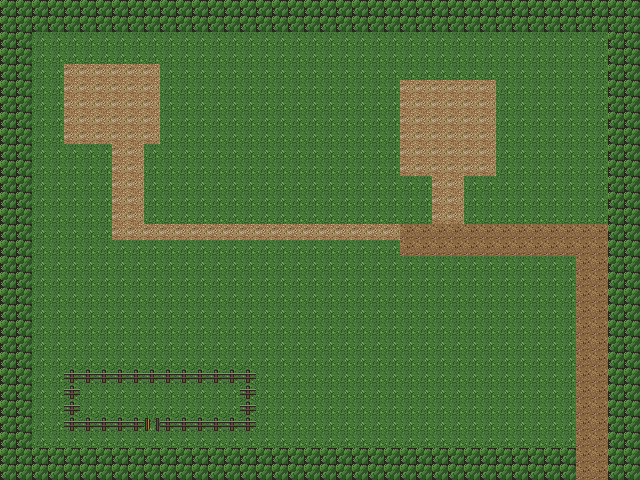

A 2D game scene composited from a Tiled map and its tileset images. What follows is a short description and the map's XML, with every tile layer's data as written:
An orthogonal 40x30 tile map with 16x16 px tiles, 2 tile layers (surface, obstacles), 2 tilesets and 12 objects (4x spawn, 2x door, 2x sign, mailbox, shipping_bin, ...).

<map version="1.10" tiledversion="1.12.0" orientation="orthogonal" renderorder="right-down" width="40" height="30" tilewidth="16" tileheight="16" infinite="0" nextlayerid="4" nextobjectid="13">
 <properties>
  <property name="map" value="test_farm" />
 </properties>
 <tileset firstgid="1" source="tiled/surfaces.tsx" />
 <tileset firstgid="13" source="tiled/obstacles.tsx" />
 <layer id="1" name="surface" width="40" height="30">
  <data encoding="csv">
5,5,5,5,5,5,5,5,5,5,5,5,5,5,5,5,5,5,5,5,5,5,5,5,5,5,5,5,5,5,5,5,5,5,5,5,5,5,5,5,
5,5,5,5,5,5,5,5,5,5,5,5,5,5,5,5,5,5,5,5,5,5,5,5,5,5,5,5,5,5,5,5,5,5,5,5,5,5,5,5,
5,5,11,11,11,11,11,11,11,11,11,11,11,11,11,11,11,11,11,11,11,11,11,11,11,11,11,11,11,11,11,11,11,11,11,11,11,11,5,5,
5,5,11,11,11,11,11,11,11,11,11,11,11,11,11,11,11,11,11,11,11,11,11,11,11,11,11,11,11,11,11,11,11,11,11,11,11,11,5,5,
5,5,11,11,12,12,12,12,12,12,11,11,11,11,11,11,11,11,11,11,11,11,11,11,11,11,11,11,11,11,11,11,11,11,11,11,11,11,5,5,
5,5,11,11,12,12,12,12,12,12,11,11,11,11,11,11,11,11,11,11,11,11,11,11,11,12,12,12,12,12,12,11,11,11,11,11,11,11,5,5,
5,5,11,11,12,12,12,12,12,12,11,11,11,11,11,11,11,11,11,11,11,11,11,11,11,12,12,12,12,12,12,11,11,11,11,11,11,11,5,5,
5,5,11,11,12,12,12,12,12,12,11,11,11,11,11,11,11,11,11,11,11,11,11,11,11,12,12,12,12,12,12,11,11,11,11,11,11,11,5,5,
5,5,11,11,12,12,12,12,12,12,11,11,11,11,11,11,11,11,11,11,11,11,11,11,11,12,12,12,12,12,12,11,11,11,11,11,11,11,5,5,
5,5,11,11,11,11,11,12,12,11,11,11,11,11,11,11,11,11,11,11,11,11,11,11,11,12,12,12,12,12,12,11,11,11,11,11,11,11,5,5,
5,5,11,11,11,11,11,12,12,11,11,11,11,11,11,11,11,11,11,11,11,11,11,11,11,12,12,12,12,12,12,11,11,11,11,11,11,11,5,5,
5,5,11,11,11,11,11,12,12,11,11,11,11,11,11,11,11,11,11,11,11,11,11,11,11,11,11,12,12,11,11,11,11,11,11,11,11,11,5,5,
5,5,11,11,11,11,11,12,12,11,11,11,11,11,11,11,11,11,11,11,11,11,11,11,11,11,11,12,12,11,11,11,11,11,11,11,11,11,5,5,
5,5,11,11,11,11,11,12,12,11,11,11,11,11,11,11,11,11,11,11,11,11,11,11,11,11,11,12,12,11,11,11,11,11,11,11,11,11,5,5,
5,5,11,11,11,11,11,12,12,12,12,12,12,12,12,12,12,12,12,12,12,12,12,12,12,2,2,2,2,2,2,2,2,2,2,2,2,2,5,5,
5,5,11,11,11,11,11,11,11,11,11,11,11,11,11,11,11,11,11,11,11,11,11,11,11,2,2,2,2,2,2,2,2,2,2,2,2,2,5,5,
5,5,11,11,11,11,11,11,11,11,11,11,11,11,11,11,11,11,11,11,11,11,11,11,11,11,11,11,11,11,11,11,11,11,11,11,2,2,5,5,
5,5,11,11,11,11,11,11,11,11,11,11,11,11,11,11,11,11,11,11,11,11,11,11,11,11,11,11,11,11,11,11,11,11,11,11,2,2,5,5,
5,5,11,11,11,11,11,11,11,11,11,11,11,11,11,11,11,11,11,11,11,11,11,11,11,11,11,11,11,11,11,11,11,11,11,11,2,2,5,5,
5,5,11,11,11,11,11,11,11,11,11,11,11,11,11,11,11,11,11,11,11,11,11,11,11,11,11,11,11,11,11,11,11,11,11,11,2,2,5,5,
5,5,11,11,11,11,11,11,11,11,11,11,11,11,11,11,11,11,11,11,11,11,11,11,11,11,11,11,11,11,11,11,11,11,11,11,2,2,5,5,
5,5,11,11,11,11,11,11,11,11,11,11,11,11,11,11,11,11,11,11,11,11,11,11,11,11,11,11,11,11,11,11,11,11,11,11,2,2,5,5,
5,5,11,11,11,11,11,11,11,11,11,11,11,11,11,11,11,11,11,11,11,11,11,11,11,11,11,11,11,11,11,11,11,11,11,11,2,2,5,5,
5,5,11,11,11,11,11,11,11,11,11,11,11,11,11,11,11,11,11,11,11,11,11,11,11,11,11,11,11,11,11,11,11,11,11,11,2,2,5,5,
5,5,11,11,11,11,11,11,11,11,11,11,11,11,11,11,11,11,11,11,11,11,11,11,11,11,11,11,11,11,11,11,11,11,11,11,2,2,5,5,
5,5,11,11,11,11,11,11,11,11,11,11,11,11,11,11,11,11,11,11,11,11,11,11,11,11,11,11,11,11,11,11,11,11,11,11,2,2,5,5,
5,5,11,11,11,11,11,11,11,11,11,11,11,11,11,11,11,11,11,11,11,11,11,11,11,11,11,11,11,11,11,11,11,11,11,11,2,2,5,5,
5,5,11,11,11,11,11,11,11,11,11,11,11,11,11,11,11,11,11,11,11,11,11,11,11,11,11,11,11,11,11,11,11,11,11,11,2,2,5,5,
5,5,5,5,5,5,5,5,5,5,5,5,5,5,5,5,5,5,5,5,5,5,5,5,5,5,5,5,5,5,5,5,5,5,5,5,2,2,5,5,
5,5,5,5,5,5,5,5,5,5,5,5,5,5,5,5,5,5,5,5,5,5,5,5,5,5,5,5,5,5,5,5,5,5,5,5,2,2,5,5
</data>
 </layer>
 <layer id="3" name="obstacles" width="40" height="30">
  <data encoding="csv">
0,0,0,0,0,0,0,0,0,0,0,0,0,0,0,0,0,0,0,0,0,0,0,0,0,0,0,0,0,0,0,0,0,0,0,0,0,0,0,0,
0,0,0,0,0,0,0,0,0,0,0,0,0,0,0,0,0,0,0,0,0,0,0,0,0,0,0,0,0,0,0,0,0,0,0,0,0,0,0,0,
0,0,0,0,0,0,0,0,0,0,0,0,0,0,0,0,0,0,0,0,0,0,0,0,0,0,0,0,0,0,0,0,0,0,0,0,0,0,0,0,
0,0,0,0,0,0,0,0,0,0,0,0,0,0,0,0,0,0,0,0,0,0,0,0,0,0,0,0,0,0,0,0,0,0,0,0,0,0,0,0,
0,0,0,0,0,0,0,0,0,0,0,0,0,0,0,0,0,0,0,0,0,0,0,0,0,0,0,0,0,0,0,0,0,0,0,0,0,0,0,0,
0,0,0,0,0,0,0,0,0,0,0,0,0,0,0,0,0,0,0,0,0,0,0,0,0,0,0,0,0,0,0,0,0,0,0,0,0,0,0,0,
0,0,0,0,0,0,0,0,0,0,0,0,0,0,0,0,0,0,0,0,0,0,0,0,0,0,0,0,0,0,0,0,0,0,0,0,0,0,0,0,
0,0,0,0,0,0,0,0,0,0,0,0,0,0,0,0,0,0,0,0,0,0,0,0,0,0,0,0,0,0,0,0,0,0,0,0,0,0,0,0,
0,0,0,0,0,0,0,0,0,0,0,0,0,0,0,0,0,0,0,0,0,0,0,0,0,0,0,0,0,0,0,0,0,0,0,0,0,0,0,0,
0,0,0,0,0,0,0,0,0,0,0,0,0,0,0,0,0,0,0,0,0,0,0,0,0,0,0,0,0,0,0,0,0,0,0,0,0,0,0,0,
0,0,0,0,0,0,0,0,0,0,0,0,0,0,0,0,0,0,0,0,0,0,0,0,0,0,0,0,0,0,0,0,0,0,0,0,0,0,0,0,
0,0,0,0,0,0,0,0,0,0,0,0,0,0,0,0,0,0,0,0,0,0,0,0,0,0,0,0,0,0,0,0,0,0,0,0,0,0,0,0,
0,0,0,0,0,0,0,0,0,0,0,0,0,0,0,0,0,0,0,0,0,0,0,0,0,0,0,0,0,0,0,0,0,0,0,0,0,0,0,0,
0,0,0,0,0,0,0,0,0,0,0,0,0,0,0,0,0,0,0,0,0,0,0,0,0,0,0,0,0,0,0,0,0,0,0,0,0,0,0,0,
0,0,0,0,0,0,0,0,0,0,0,0,0,0,0,0,0,0,0,0,0,0,0,0,0,0,0,0,0,0,0,0,0,0,0,0,0,0,0,0,
0,0,0,0,0,0,0,0,0,0,0,0,0,0,0,0,0,0,0,0,0,0,0,0,0,0,0,0,0,0,0,0,0,0,0,0,0,0,0,0,
0,0,0,0,0,0,0,0,0,0,0,0,0,0,0,0,0,0,0,0,0,0,0,0,0,0,0,0,0,0,0,0,0,0,0,0,0,0,0,0,
0,0,0,0,0,0,0,0,0,0,0,0,0,0,0,0,0,0,0,0,0,0,0,0,0,0,0,0,0,0,0,0,0,0,0,0,0,0,0,0,
0,0,0,0,0,0,0,0,0,0,0,0,0,0,0,0,0,0,0,0,0,0,0,0,0,0,0,0,0,0,0,0,0,0,0,0,0,0,0,0,
0,0,0,0,0,0,0,0,0,0,0,0,0,0,0,0,0,0,0,0,0,0,0,0,0,0,0,0,0,0,0,0,0,0,0,0,0,0,0,0,
0,0,0,0,0,0,0,0,0,0,0,0,0,0,0,0,0,0,0,0,0,0,0,0,0,0,0,0,0,0,0,0,0,0,0,0,0,0,0,0,
0,0,0,0,0,0,0,0,0,0,0,0,0,0,0,0,0,0,0,0,0,0,0,0,0,0,0,0,0,0,0,0,0,0,0,0,0,0,0,0,
0,0,0,0,0,0,0,0,0,0,0,0,0,0,0,0,0,0,0,0,0,0,0,0,0,0,0,0,0,0,0,0,0,0,0,0,0,0,0,0,
0,0,0,0,13,13,13,13,13,13,13,13,13,13,13,13,0,0,0,0,0,0,0,0,0,0,0,0,0,0,0,0,0,0,0,0,0,0,0,0,
0,0,0,0,13,0,0,0,0,0,0,0,0,0,0,13,0,0,0,0,0,0,0,0,0,0,0,0,0,0,0,0,0,0,0,0,0,0,0,0,
0,0,0,0,13,0,0,0,0,0,0,0,0,0,0,13,0,0,0,0,0,0,0,0,0,0,0,0,0,0,0,0,0,0,0,0,0,0,0,0,
0,0,0,0,13,13,13,13,13,15,13,13,13,13,13,13,0,0,0,0,0,0,0,0,0,0,0,0,0,0,0,0,0,0,0,0,0,0,0,0,
0,0,0,0,0,0,0,0,0,0,0,0,0,0,0,0,0,0,0,0,0,0,0,0,0,0,0,0,0,0,0,0,0,0,0,0,0,0,0,0,
0,0,0,0,0,0,0,0,0,0,0,0,0,0,0,0,0,0,0,0,0,0,0,0,0,0,0,0,0,0,0,0,0,0,0,0,0,0,0,0,
0,0,0,0,0,0,0,0,0,0,0,0,0,0,0,0,0,0,0,0,0,0,0,0,0,0,0,0,0,0,0,0,0,0,0,0,0,0,0,0
</data>
 </layer>
 <objectgroup id="2" name="placements">
  <object id="1" name="farm_house" type="door" x="112" y="112" width="16" height="16">
   <properties>
    <property name="spawn" value="entry" />
   </properties>
  </object>
  <object id="2" name="mailbox" type="mailbox" x="96" y="128" width="16" height="16" />
  <object id="3" name="house_door" type="spawn" x="112" y="128" width="16" height="16" />
  <object id="4" name="bin" type="shipping_bin" x="160" y="128" width="16" height="16" />
  <object id="5" name="Sign" type="sign" x="192" y="128" width="16" height="16" />
  <object id="6" name="barn" type="door" x="432" y="144" width="16" height="16">
   <properties>
    <property name="spawn" value="entry" />
   </properties>
  </object>
  <object id="7" name="barn_door" type="spawn" x="432" y="160" width="16" height="16" />
  <object id="8" name="default" type="spawn" x="320" y="240" width="16" height="16" />
  <object id="9" name="road" type="spawn" x="576" y="384" width="16" height="16" />
  <object id="10" name="log" type="scatter" x="272" y="400" width="16" height="16" />
  <object id="11" name="BlockadeSign" type="sign" x="560" y="416" width="16" height="16" />
  <object id="12" name="fork" type="exit" x="576" y="448" width="32" height="16">
   <properties>
    <property name="spawn" value="from_farm" />
   </properties>
  </object>
 </objectgroup>
</map>
